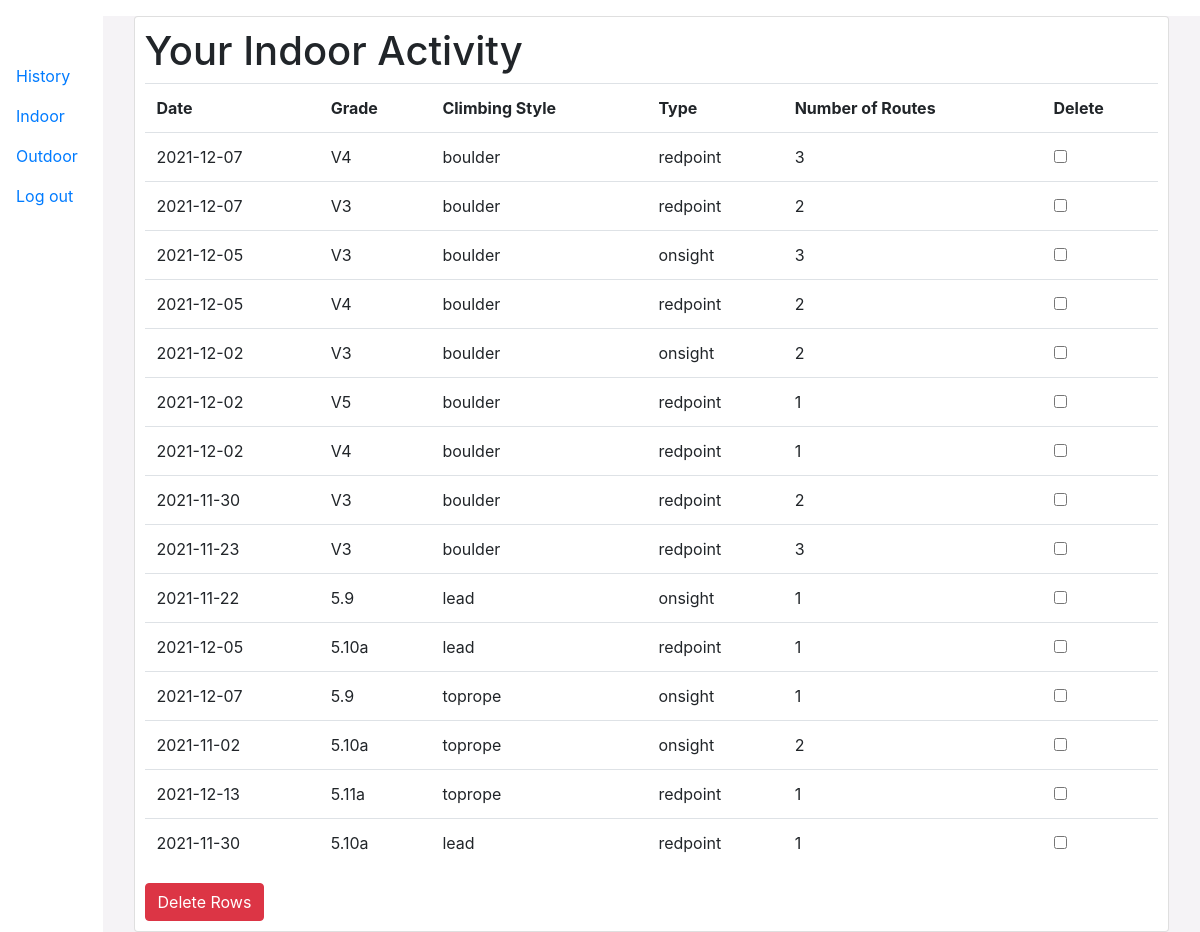
Page /history (signed in) on the earlier database version.
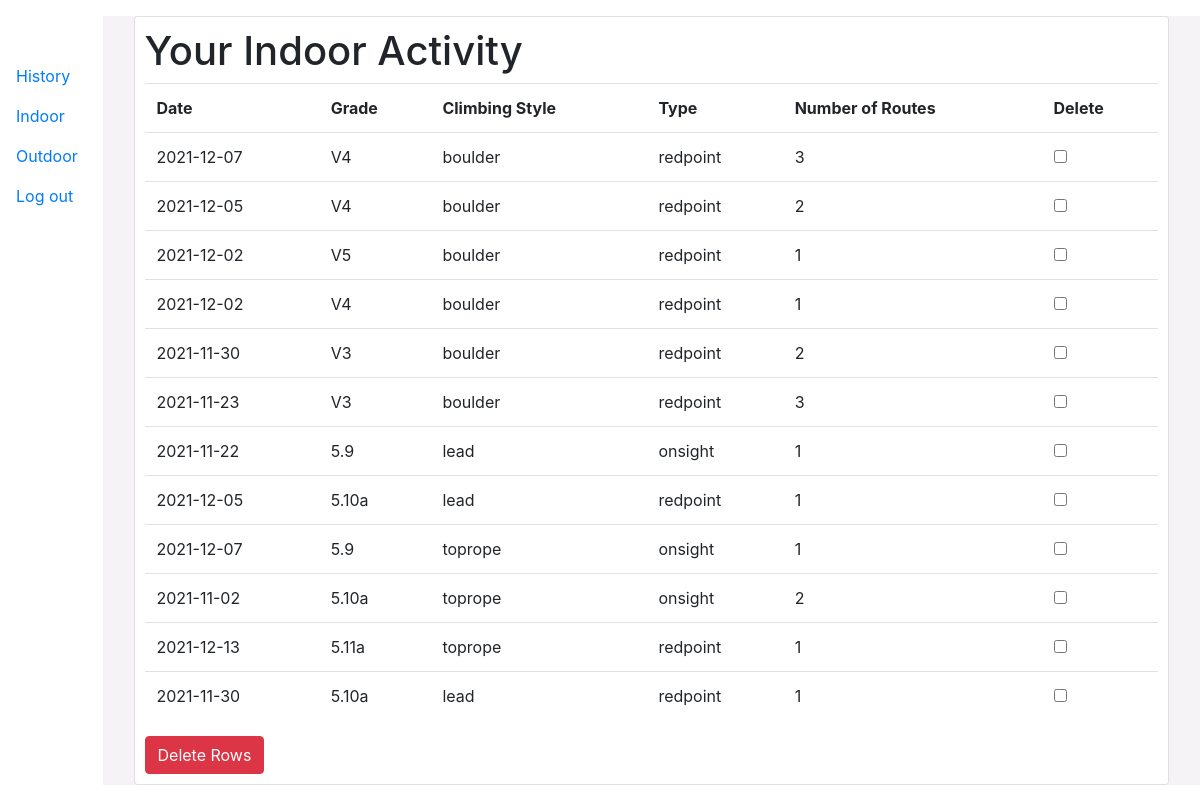
Same page on the later database version.
### tables this page shows
CREATE TABLE indoor (user_id INTEGER NOT NULL, date TEXT, grade TEXT, type TEXT, num_routes INTEGER, send_type TEXT, FOREIGN KEY (user_id) REFERENCES users (user_id));

### app.py (the view)
@app.route("/history")
def history():
    user = session['user_id']
    conn = get_db()
    rows = conn.execute('SELECT rowid, * FROM indoor WHERE user_id = ?', (user,) ).fetchall()
    conn.close()
    return render_template("history.html", rows = rows)

### app.py (called while the page is built)
def get_db():
    conn = sql.connect('climbs.db')
    conn.row_factory = sql.Row
    return conn

### templates/history.html
{% extends "layout.html" %}
{% block main %}
<div class = "container-fluid">
<div class = "card row m-3">
    <h1>Your Indoor Activity</h1>
    <form action = "/delete", method = "post">
    <table class = "table" id = "results-table">
        <tr>
            <th>Date</th>
            <th>Grade</th>
            <th>Climbing Style</th>
            <th>Type</th>
            <th>Number of Routes</th>
            <th>Delete</th>
        </tr>
        {% for row in rows %}
        <tr>
            <td>{{ row['date'] }}</td>
            <td>{{ row['grade'] }}</td>
            <td>{{ row['type'] }}</td>
            <td>{{ row['send_type'] }}</td>
            <td>{{ row['num_routes'] }}</td>
            <td><input type = "checkbox" name = "delete" value = "{{ row['rowid'] }}"></td>
        </tr>
        {% endfor %}
    </table>
    <input class = "btn btn-danger" type = "submit" value = "Delete Rows">
</form>
</div>
</div>
{% endblock %}

### templates/layout.html (shortened to what this page needs)
<!DOCTYPE html>
<html lang = "en">
<head>
    <link href = "static/styles.css" rel = "stylesheet">
    <link rel="stylesheet" href="https://cdn.jsdelivr.net/npm/bootstrap@4.5.3/dist/css/bootstrap.min.css">
</head>
<body>
<div class = "row vh-100">
<div class = "col-md-1 vh-100">
<nav class = "navbar">
    <button aria-controls="navbar" aria-expanded="false" aria-label="Toggle navigation" class="navbar-toggler" data-target="#navbar" data-toggle="collapse" type="button">
        <span class="navbar-toggler-icon"></span>
    </button>
    {% if session.user_id %}
        <ul class="navbar-nav mr-auto mt-2">
            <li class="nav-item"><a class="nav-link" href="/history">History</a></li>
            <li class="nav-item"><a class="nav-link" href="/homepage">Indoor</a></li>
            <li class="nav-item"><a class="nav-link" href="/outdoor">Outdoor</a></li>
            <li class="nav-item"><a class="nav-link" href="/logout">Log out</a></li>
        </ul>
    {% endif %}
</nav>
</div>
<div class = "col-md-11 vh-100">
   <main>
    {% block main %}{% endblock %}
   </main>
</div>
</div>
</body>
</html>

### static/styles.css (style rules this page uses)
body { font-family: 'Segoe UI', Tahoma, Geneva, Verdana, sans-serif; font-weight: 400; background-color: #F5F3F6; color: #a6a6a6; overflow-x: hidden; }
.container-fluid { background-color: #F5F3F6; }
.card { padding: 10px; border-radius: 10px; height: 100%; }
li { color: 'grey'; }

Differences in the rows shown:
removed indoor: date "2021-12-07", grade "V3", type "boulder", send_type "redpoint", num_routes "2"
removed indoor: date "2021-12-05", grade "V3", type "boulder", send_type "onsight", num_routes "3"
removed indoor: date "2021-12-02", grade "V3", type "boulder", send_type "onsight", num_routes "2"
